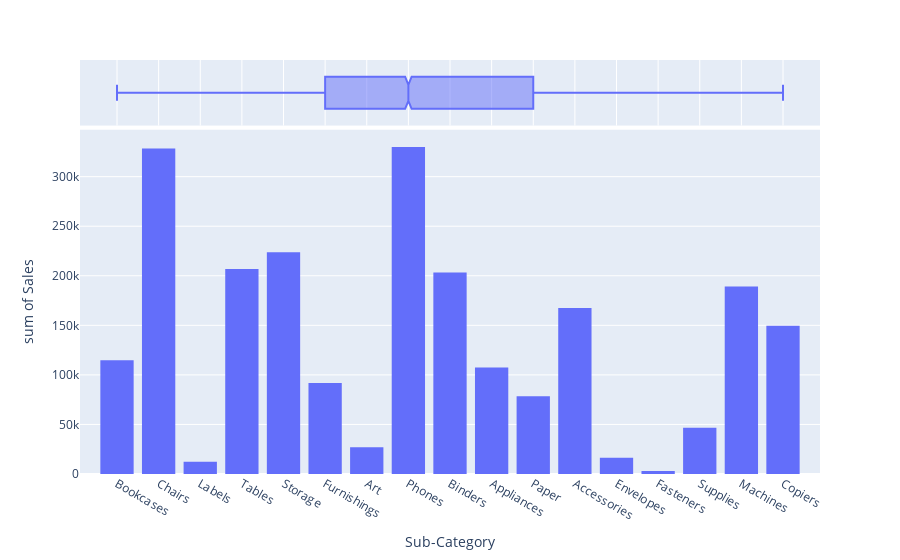

This figure's notebook cell:
### Markdown cell above
<h1>Quantidade de venda por sub-categoria (preço)</h1>

### Code cell
px.histogram(df_loja, x="Sub-Category", marginal="box", y="Sales")

### Figure 1 — Plotly figure (JSON) as saved in the notebook; plotly's stock layout.template omitted (floating-point values rounded to 4 significant figures; data arrays with more than 128 entries replaced by an {"elided": "..."} marker saying what was removed)
{"data": [{"alignmentgroup": "True", "bingroup": "x", "histfunc": "sum", "hovertemplate": "Sub-Category=%{x}<br>sum of Sales=%{y}<extra></extra>", "legendgroup": "", "marker": {"color": "#636efa", "pattern": {"shape": ""}}, "name": "", "offsetgroup": "", "orientation": "v", "showlegend": false, "type": "histogram", "x": {"elided": "9994 str values"}, "xaxis": "x", "y": {"elided": "9994 float values"}, "yaxis": "y"}, {"alignmentgroup": "True", "hovertemplate": "Sub-Category=%{x}<extra></extra>", "legendgroup": "", "marker": {"color": "#636efa"}, "name": "", "notched": true, "offsetgroup": "", "showlegend": false, "type": "box", "x": {"elided": "9994 str values"}, "xaxis": "x2", "yaxis": "y2"}], "layout": {"barmode": "relative", "legend": {"tracegroupgap": 0}, "margin": {"t": 60}, "xaxis": {"anchor": "y", "domain": [0, 1], "title": {"text": "Sub-Category"}}, "xaxis2": {"anchor": "y2", "domain": [0, 1], "matches": "x", "showgrid": true, "showticklabels": false}, "yaxis": {"anchor": "x", "domain": [0, 0.8316], "title": {"text": "sum of Sales"}}, "yaxis2": {"anchor": "x2", "domain": [0.8416, 1], "matches": "y2", "showgrid": false, "showline": false, "showticklabels": false, "ticks": ""}}}
